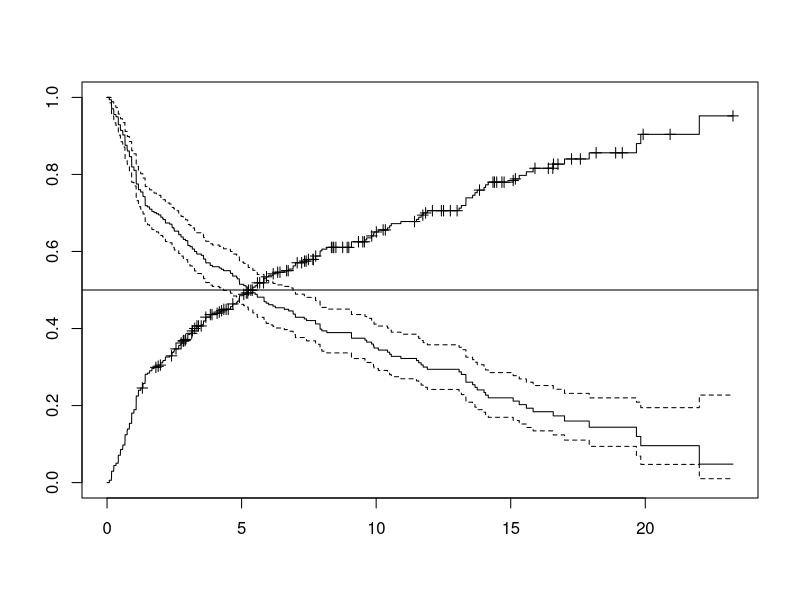
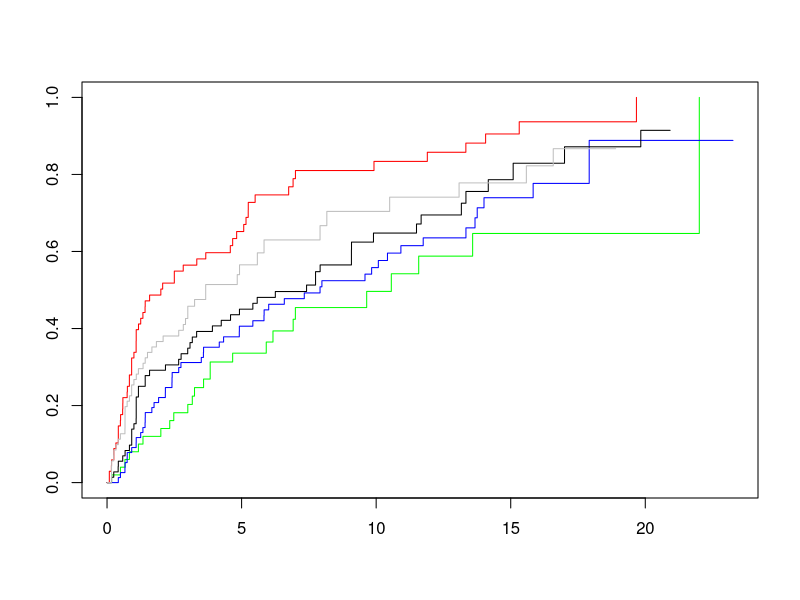

R code for these plots, in order: (Note: this script raises an error after producing the figures.)
#######################################################################################
library(Epi)
library(survival)
sessionInfo()
options( width=87 )
###################################################
orca <- read.table("./data/oralca2.txt", header=T)
head(orca)
str(orca)
summary(orca)

###################################################
orca$suob <- Surv(orca$time, 1*(orca$event > 0) )
str(orca$suob)
summary(orca$suob)

###################################################
s.all <- survfit(suob ~ 1, data=orca)

###################################################
s.all
str(s.all)

###################################################
plot(s.all)
lines(s.all, fun = "event", mark.time=T, conf.int=F)
abline(h=0.5)
###################################################
s.stg  <- survfit(suob ~ stage, data= orca)
col5 <- c("green", "blue", "black", "red", "gray")
plot(s.stg, col= col5, fun="event", mark.time=F )
legend(10, 0.4, legend=levels(orca$stage),
       col=col5, lty=1, cex=0.8,
       title="Stage", text.font=4, bg='white')
s.stg

###################################################
par(mfrow=c(1,2))
plot(s.stg, col= col5, fun="cumhaz", main="cum. hazards" )
#legend(0,3.5, legend=levels(orca$stage),
#       col=col5, lty=1, cex=0.8,
#       title="Stage", text.font=4, bg='white')
plot(s.stg, col= col5, fun="cloglog", main = "cloglog: log cum.haz")
#legend(10,-2, legend=levels(orca$stage),
#       col=col5, lty=1, cex=0.8,
#       title="Stage", text.font=4, bg='white')

###################################################
orca$agegr <- cut(orca$age, br=c(0,55,75, 95))
stat.table( list( sex, agegr), list( count(), percent(agegr) ),
             margins=T, data = orca )

###################################################
s.agrx <- survfit(suob ~ agegr + sex, data=orca)
par(mfrow=c(1,1))
plot(s.agrx, fun="event", mark.time=F, xlim = c(0,15), lwd=3,
             col=rep(c("red", "blue"),3), lty=c(2,2, 1,1, 5,5))
legend(10,0.3, legend=c("(0,55] Female "," (0,55] Male",
                       "(55,75] Female "," (55,75] Male",
                       "(75,95] Female "," (75,95] Male" ),
       col=rep(c("red", "blue"),3), lty=c(2,2, 1,1, 5,5), cex=0.8)
       
#title="Line types", text.font=4, bg='white')

###################################################
cif1 <- survfit( Surv( time, event, type="mstate") ~ 1,
                 data = orca)
str(cif1)

###################################################
par(mfrow=c(1,2))
plotCIF(cif1, 1, main = "Cancer death")
plotCIF(cif1, 2, main= "Other deaths")

###################################################
col5 <- c("green", "blue", "black", "red", "gray")
cif2 <- survfit( Surv( time, event, type="mstate") ~ stage,
                 data = orca)
str(cif2)

par(mfrow=c(1,2))
plotCIF(cif2, 1, main = "Cancer death by stage",
        col = col5, ylim = c(0, 0.7) )
plotCIF(cif2, 2, main= "Other deaths by stage",
        col=col5, ylim = c(0, 0.7) )

###################################################
par(mfrow=c(1,1))
stackedCIF(cif1,colour = c("gray70", "gray85"))

###################################################
options(show.signif.stars = F)
m1 <- coxph(suob ~ sex + I(age/10) + stage, data= orca)
summary( m1 )
round( ci.exp( m1 ), 4 )






























































































































###################################################
cox.zph( m1 )

###################################################
orca2 <- subset(orca, stage != "unkn")
orca2$st3 <- Relevel( orca2$stage, list(1:2, 3, 4:5) )
levels(orca2$st3) = c("I-II", "III", "IV")
m2 <- update(m1, . ~ . - stage + st3, data=orca2 )
round( ci.exp(m2 ), 4)

###################################################
newd <- data.frame( sex = c( rep("Male", 6), rep("Female", 6) ),
                    age = rep( c( rep(40, 3), rep(80, 3) ), 2 ),
                    st3 = rep( levels(orca2$st3), 4) )
newd
col3 <- c("green", "black", "red")
par(mfrow=c(1,2))
plot( survfit(m2, newdata= subset(newd, sex=="Male" & age==40)),
     col=col3, fun="event", mark.time=F)
lines( survfit(m2, newdata= subset(newd, sex=="Female" & age==40)),
      col= col3, fun="event", lty = 2, mark.time=F)
plot( survfit(m2, newdata= subset(newd, sex=="Male" & age==80)),
     ylim = c(0,1), col= col3, fun="event", mark.time=F)
lines( survfit(m2, newdata= subset(newd, sex=="Female" & age==80)),
      col=col3, fun="event", lty=2, mark.time=F)

###################################################
m2haz1 <- coxph( Surv( time, event==1)  ~ sex + I((age-65)/10) + st3 , data=orca2 )
round( ci.exp(m2haz1 ), 4)
cox.zph(m2haz1)

###################################################
m2haz2 <- coxph( Surv( time, event==2)  ~ sex + I((age-65)/10) + st3 , data=orca2 )
round( ci.exp(m2haz2 ), 4)
cox.zph(m2haz2)

###################################################
library(cmprsk)
attach(orca2)
m2fg1 <- crr(time, event, cov1 = model.matrix(m2), failcode=1)
summary(m2fg1, Exp=T)

###################################################
m2fg2 <- crr(time, event, cov1 = model.matrix(m2), failcode=2)
summary(m2fg2, Exp=T)

###################################################
orca.lex <- Lexis(exit = list(stime = time),
           exit.status = factor(event,
   labels = c("Alive", "Oral ca. death", "Other death")),
                  data = orca)
summary(orca.lex)

###################################################
orca2.lex <- subset(orca.lex, stage != "unkn" )
orca2.lex$st3 <- Relevel( orca2$stage, list(1:2, 3, 4:5) )
levels(orca2.lex$st3) = c("I-II", "III", "IV")

###################################################
cuts <- sort(orca2$time[orca2$event==1])
orca2.spl <- splitLexis( orca2.lex, br = cuts, time.scale="stime" )
orca2.spl$timeband <- as.factor(orca2.spl$stime)

###################################################
str(orca2.spl)
orca2.spl[ 1:20, ]

###################################################
m2pois1 <- glm( 1*(lex.Xst=="Oral ca. death")  ~
      -1 + timeband + sex + I((age-65)/10) + st3,
      family=poisson, offset = log(lex.dur), data = orca2.spl)

###################################################
tb <- as.numeric(levels(orca2.spl$timeband)) ; ntb <- length(tb)
tbmid <- (tb[-ntb] + tb[-1])/2   # midpoints of the intervals
round( ci.exp(m2pois1 ), 3)
par(mfrow=c(1,1))
plot( tbmid, 1000*exp(coef(m2pois1)[1:(ntb-1)]),
            ylim=c(5,3000), log = "xy", type = "l")

###################################################
library(splines)
m2pspli <- update(m2pois1, . ~  ns(stime, df = 6, intercept = F) +
        sex + I((age-65)/10) + st3)
round( ci.exp( m2pspli ), 3)
news <- data.frame( stime = seq(0,25, length=301), lex.dur = 1000, sex = "Female",
                    age = 65, st3 = "I-II")
blhaz <- predict(m2pspli, newdata = news, se.fit = T, type = "link")
blh95 <- cbind(blhaz$fit, blhaz$se.fit) %*% ci.mat()
par(mfrow=c(1,1))
matplot( news$stime, exp(blh95), type = "l", lty = c(1,1,1), lwd = c(2,1,1) ,
      col = rep("black", 3),  log = "xy", ylim = c(5,3000)  )
